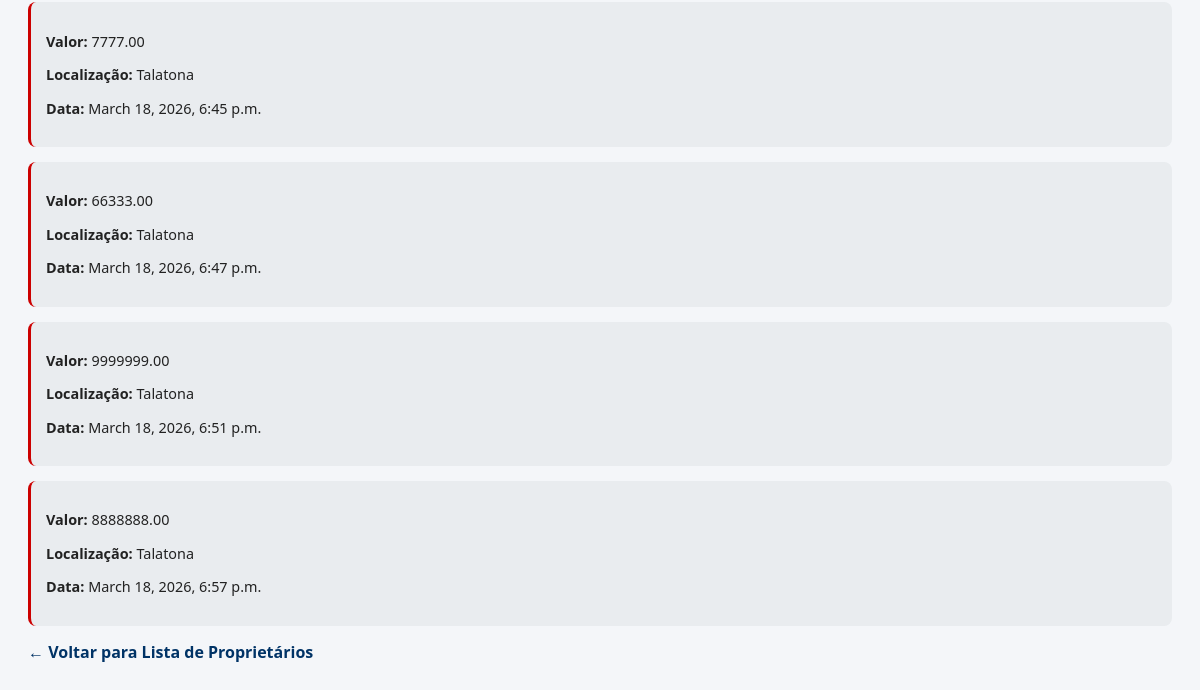
The page /list/1/ (signed in, lower part) on the database as committed earlier.
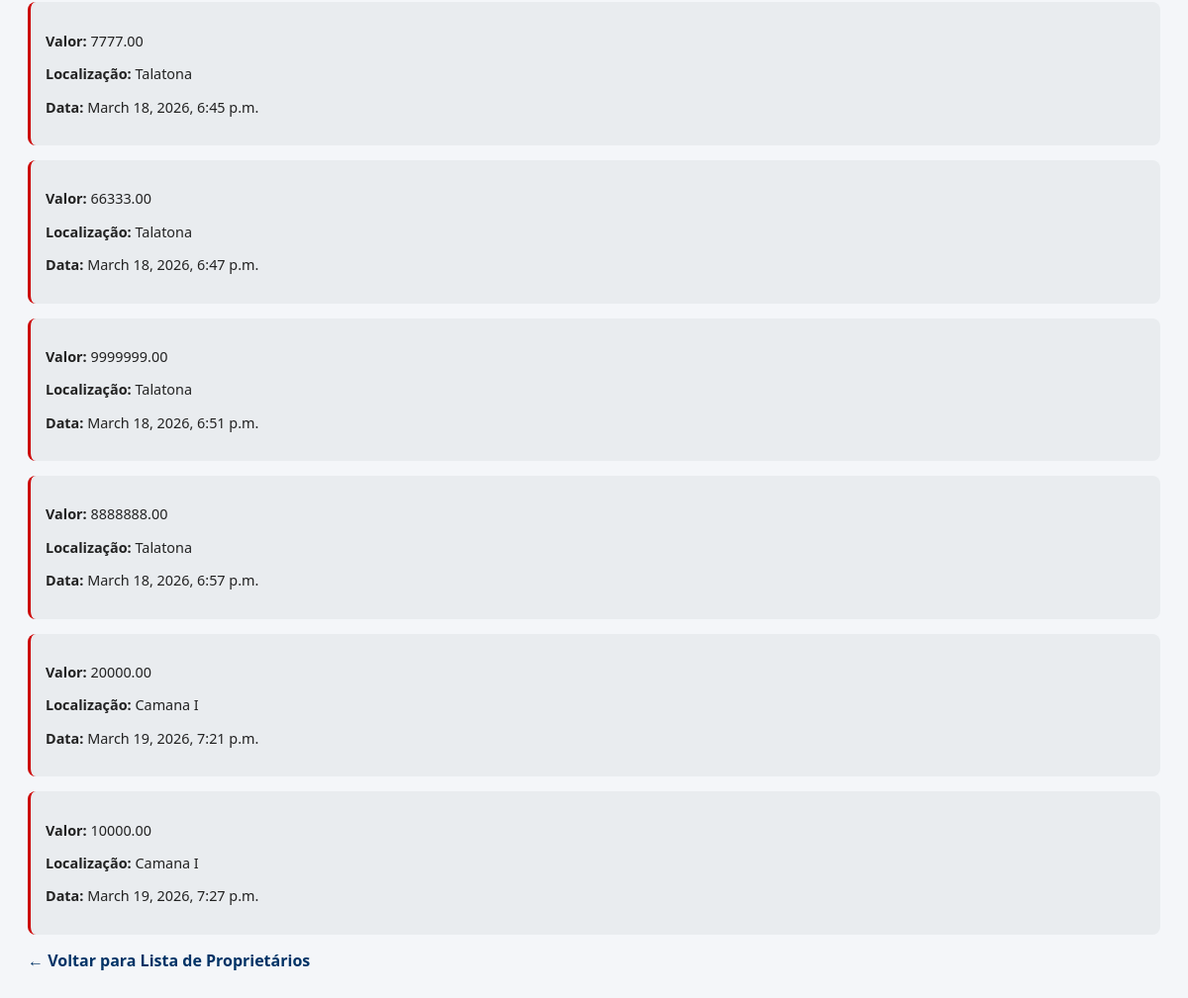
The same page on the database as committed later.
### multas/models.py (models this page shows, shortened)
class Multa(models.Model):
    veiculo = models.ForeignKey(Veiculo, on_delete=models.CASCADE, related_name="multas")
    foto = models.ImageField(upload_to="foto/", null=True)
    valor = models.DecimalField(max_digits=10, decimal_places=2)
    localizacao = models.CharField(max_length=200)
    data = models.DateTimeField(auto_now_add=True)
    tipo = models.CharField(blank=True)
    velocidade = models.DecimalField(max_digits=10, decimal_places=2, blank=True, null=True)
    agente = models.CharField(max_length=15, blank=True)
    confirmada = models.BooleanField(default=False)  # 👈 NOVO CAMPO

### multas/views.py (the view)
# urls.py: path('list/<int:pk>/', Detail.as_view(), name='lista'),
class Detail(LoginRequiredMixin, DetailView):
    model = Veiculo
    template_name = "detail.html"
    context_object_name = "veiculo"
    login_url='login'

### multas/templates/detail.html (shortened to what this page needs)
<!DOCTYPE html>
<html lang="pt-br">
<head>
</head>
<body>
{% if veiculo.multas.all %}
    {% for m in veiculo.multas.all %}
        <div class="multa">
            <p><strong>Valor:</strong> {{ m.valor }}</p>
            <p><strong>Localização:</strong> {{ m.localizacao }}</p>
            <p><strong>Data:</strong> {{ m.data }}</p>
        </div>
    {% endfor %}
{% else %}
    <p>Sem multas registradas.</p>
{% endif %}
<a href="{% url 'list' %}">&larr; Voltar para Lista de Proprietários</a>
</body>
</html>

Rows that differ between the two databases and show on the page:
added Multa: valor "20000.00", localizacao "Camana I", data "March 19, 2026, 7:21 p.m."
added Multa: valor "10000.00", localizacao "Camana I", data "March 19, 2026, 7:27 p.m."
